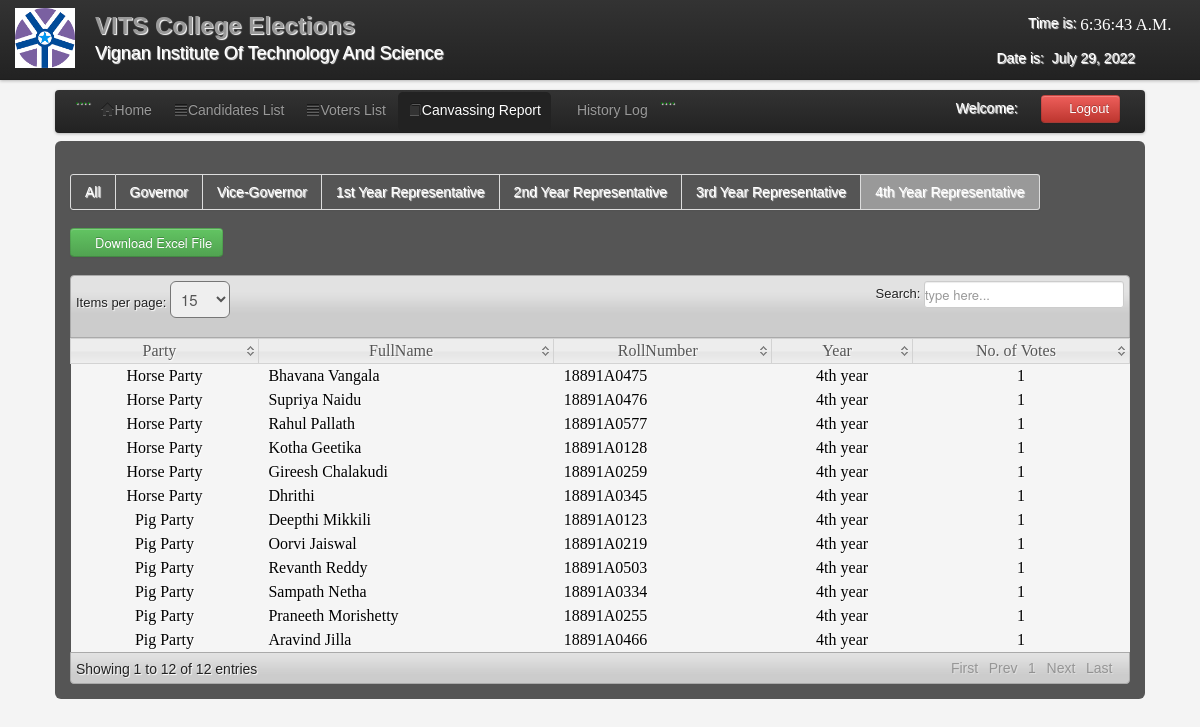
The app's page /admin/C_4th_year.php (signed in) with its own data.
### tables this page shows
CREATE TABLE IF NOT EXISTS `candidate` (
  `CandidateID` int(11) NOT NULL AUTO_INCREMENT,
  `RollNumber` varchar(200) NOT NULL,
  `abc` varchar(1) NOT NULL,
  `Position` varchar(200) NOT NULL,
  `Party` varchar(100) NOT NULL,
  `FullName` varchar(200) NOT NULL,
  `Gender` varchar(6) NOT NULL,
  `Year` varchar(100) NOT NULL,
  `Photo` varchar(200) NOT NULL,
  PRIMARY KEY (`CandidateID`)
);

### admin/C_4th_year.php (the view, shortened to what this page needs)
<?php
include('session.php');
include('header.php');
include('dbcon.php');
?>
</head>
<body>
<?php include('nav_top.php'); ?>
<div class="wrapper">
<div class="home_body">
<div class="navbar">
	<div class="navbar-inner">
	<div class="container">
	<ul class="nav nav-pills">
	  <li>....</li>
	  <li><a href="home.php"><i class="icon-home icon-large"></i>Home</a></li>
	  <li><a  href="candidate_list.php"><i class="icon-align-justify icon-large"></i>Candidates List</a></li>
	  <li class=""><a  href="voter_list.php"><i class="icon-align-justify icon-large"></i>Voters List</a></li>
		 <li class="active"><a  href="canvassing_report.php"><i class="icon-book icon-large"></i>Canvassing Report</a></li>
		    <li><a  href="History.php"><i class="icon-table icon-large"></i>History Log</a>
		   <li>....</li>
	 </ul>
	<form class="navbar-form pull-right">
		<?php $result=mysqli_query($conn,"select * from users where User_id='$id_session'");
	$row=mysqli_fetch_array($result);
	?>
	<font color="white">Welcome:<i class="icon-user-md"></i><?php echo $row['FullName']; ?></font>
	<a class="btn btn-danger" id="logout" data-toggle="modal" href="#myModal"><i class="icon-off"></i>&nbsp;Logout</a>
	</form>
	</div>
	</div>
	</div>
	<div id="element" class="hero-body">
	    <div class="pagination">
    <ul>
    <li><a href="Canvassing_report.php"><font color="white">All</font></a></li>
    <li><a href="C_governor.php"><font color="white">Governor</font></a></li>
    <li><a href="C_vice-governor.php"><font color="white">Vice-Governor</font></a></li>
    <li><a href="C_1st_year.php"><font color="white">1st Year Representative</font></a></li>
    <li><a href="C_2nd_year.php"><font color="white">2nd Year Representative</font></a></li>
    <li><a href="C_3rd_year.php"><font color="white">3rd Year Representative</font></a></li>
    <li class="active"><a href="C_4th_year.php"><font color="white">4th Year Representative</font></a></li>
    </ul>
    </div>
		<form method="POST" action="canvassing_excel.php">
	<button id="save_voter" class="btn btn-success" name="save"><i class="icon-download icon-large"></i>Download Excel File</button>
	</form>
	<table class="users-table">
<div class="demo_jui">
		<table cellpadding="0" cellspacing="0" border="0" class="display" id="log" class="jtable">
			<thead>
				<tr>
				<th>Party</th>
				<th>FullName</th>
				<th>RollNumber</th>
				<th>Year</th>
				<th>No. of Votes</th>
				</tr>
			</thead>
			<tbody>
<?php $candidate_query=mysqli_query($conn,"select  * from candidate where Position='4th Year Representative'");
		while($candidate_rows=mysqli_fetch_array($candidate_query)){ $id=$candidate_rows['CandidateID'];
		?>
<tr class="del<?php echo $id ?>">
	<td align="center"><?php echo $candidate_rows['Party']; ?></td>
	<td><?php echo $candidate_rows['FullName']; ?></td>
	<td><?php echo $candidate_rows['RollNumber']; ?></td>
	<td align="center"><?php echo $candidate_rows['Year']; ?></td>
	<td align="center">
	<?php $votes_query=mysqli_query($conn,"select * from votes where CandidateID='$id'");
	$vote_count=mysqli_num_rows($votes_query);
	echo $vote_count;
	?>
</td>
	</tr>
<?php } ?>
			</tbody>
		</table>
	</div>
	</div>
</div>
</body>
</html>

### admin/css/datatable/demo_table_jui.css (style rules this page uses)
table.display thead th { cursor: pointer; padding: 3px 0 3px 10px; }
table.display { border-collapse: collapse; clear: both; margin: 0 auto; width: 100%; }
table.display td { padding: 3px 10px; }
tr.odd { background-color: #f5f5f5; }
tr.even { background-color: #f5f5f5; }

### admin/css/Home.css (style rules this page uses)
* { margin:0; padding:0; }
body { font-family:"Trebuchet MS", "Myriad Pro", Arial, sans-serif; font-size:14px; background-color: #fff; background:#f4f4f4 url(../images/bg.gif) repeat top left; text-shadow:1px 1px 1px #fff; background-position: 0 0px; }
.wrapper { width:1090px; margin:10px auto; }

### admin/C_4th_year.php (style rules this page uses)
body { background-image: url('images/c11.png'); background-repeat: no-repeat; background-attachment: fixed; background-size: 100% 100%; }

### records on screen
candidate: Party "Horse Party", FullName "Bhavana Vangala", RollNumber "18891A0475", Year "4th year", vote_count "1"
candidate: Party "Horse Party", FullName "Supriya Naidu", RollNumber "18891A0476", Year "4th year", vote_count "1"
candidate: Party "Horse Party", FullName "Rahul Pallath", RollNumber "18891A0577", Year "4th year", vote_count "1"
candidate: Party "Horse Party", FullName "Kotha Geetika", RollNumber "18891A0128", Year "4th year", vote_count "1"
candidate: Party "Horse Party", FullName "Gireesh Chalakudi", RollNumber "18891A0259", Year "4th year", vote_count "1"
candidate: Party "Horse Party", FullName "Dhrithi", RollNumber "18891A0345", Year "4th year", vote_count "1"
candidate: Party "Pig Party", FullName "Deepthi Mikkili", RollNumber "18891A0123", Year "4th year", vote_count "1"
candidate: Party "Pig Party", FullName "Oorvi Jaiswal", RollNumber "18891A0219", Year "4th year", vote_count "1"
candidate: Party "Pig Party", FullName "Revanth Reddy", RollNumber "18891A0503", Year "4th year", vote_count "1"
candidate: Party "Pig Party", FullName "Sampath Netha", RollNumber "18891A0334", Year "4th year", vote_count "1"
candidate: Party "Pig Party", FullName "Praneeth Morishetty", RollNumber "18891A0255", Year "4th year", vote_count "1"
candidate: Party "Pig Party", FullName "Aravind Jilla", RollNumber "18891A0466", Year "4th year", vote_count "1"
